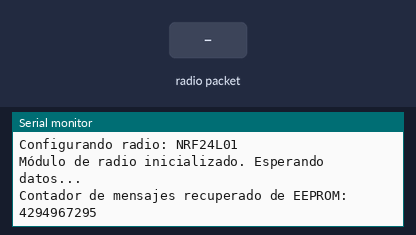
Bench run of a sketch on a simulated ESP32. Shown: the last lines printed to the serial monitor. The test bench sets the inputs (shaded band). EEPROM starts erased; no radio packets arrive unless stated.

Above: at 1.2 s.
1.3 s: radio packet "1" arrives
At 1.8 s:
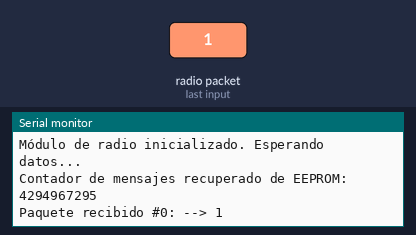
2.8 s: radio packet "0" arrives
At 4.0 s:
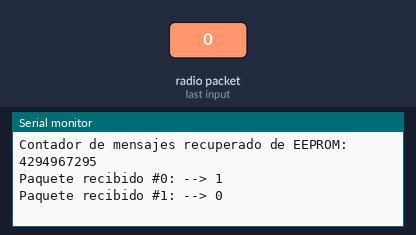
4.3 s: radio packet "2" arrives
At 5.3 s:
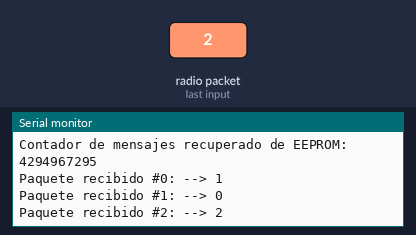

The sketch:

ReceptorUniversalEnergy.ino
```cpp
/*
 * ======================================================================
 * ==       SKETCH RECEPTOR UNIVERSAL (MODO STRING / Energy)           ==
 * ======================================================================
 * Este sketch es un receptor básico (modo String) compatible
 * con el emisor Energy
 */

// --- LIBRERÍAS ---
#include <SPI.h>
#include "UniversalRadioWSN.h"
#include <EEPROM.h>

// ======================= 1. SELECCIÓN DEL MÓDULO DE RADIO =======================
//#define USE_XBEE
//#define USE_LORA
#define USE_NRF

// ======================= CONFIGURACIÓN Y VARIABLES GLOBALES =======================
#define RXD2 16
#define TXD2 17

RadioInterface* radio;      // Puntero a la interfaz.
uint32_t mensajesRecibidos;
String bufferReceptor = ""; // Buffer para LoRa/XBee

// --- Configuración específica por radio ---
#if defined(USE_NRF)
  // Direcciones para NRF24L01
  const byte nrfReadAddress[6] = "00001";
  const byte nrfWriteAddress[6] = "00002";
#endif

// ======================= SETUP =======================
void setup() {
  Serial.begin(115200);
  while (!Serial);

  Serial.println("\n--- RECEPTOR UNIVERSAL INICIADO (MODO STRING Energy) ---");

  // --- INICIALIZACIÓN DEL MÓDULO DE RADIO ---
  Serial.print("Configurando radio: ");

  #if defined(USE_XBEE)
    Serial.println("XBee");
    Serial2.begin(9600, SERIAL_8N1, RXD2, TXD2);
    radio = new XBeeRadio(Serial2, 9600, -1, -1);

  #elif defined(USE_LORA)
    Serial.println("LoRa");
    SPI.begin();

    LoRaConfig configLora;
    configLora.frequency       = 410E6;
    configLora.spreadingFactor = 7;
    configLora.signalBandwidth = 125E3;
    configLora.codingRate      = 5;
    configLora.syncWord        = 0xF3;
    configLora.txPower         = 20;
    configLora.csPin           = 5;
    configLora.irqPin          = 2;
    configLora.resetPin        = -1;

    radio = new LoraRadio(configLora);

  #elif defined(USE_NRF)
    Serial.println("NRF24L01");

    NrfConfig configNrf;
    configNrf.cePin = 4;
    configNrf.csnPin = 5;
    configNrf.writeAddress = nrfWriteAddress;
    configNrf.readAddress = nrfReadAddress;
    configNrf.channel = 108;
    configNrf.dataRate = 250; // 250KBPS
    configNrf.paLevel = 0;    // Potencia mínima

    radio = new NrfRadio(configNrf);

  #endif

  if (!radio->iniciar()) {
    Serial.println("¡ERROR! Fallo al iniciar el módulo de radio.");
    while (true);
  }

  Serial.println("Módulo de radio inicializado. Esperando datos...");

  // --- LECTURA INICIAL DE LA EEPROM ---
  EEPROM.begin(sizeof(mensajesRecibidos));
  EEPROM.get(3, mensajesRecibidos);
  Serial.print("Contador de mensajes recuperado de EEPROM: ");
  Serial.println(mensajesRecibidos);
}

// ======================= LOOP =======================
void loop() {

#if defined(USE_NRF)
  // --- LÓGICA PARA NRF24L01 (Paquetes discretos) ---
  if (radio->hayDatosDisponibles()) {
    String lineaCompleta = radio->leerComoString();
    lineaCompleta.trim();

    if (lineaCompleta.length() > 0) {
      mensajesRecibidos++;

      Serial.print("Paquete recibido #" + String(mensajesRecibidos) + ": --> ");
      Serial.println(lineaCompleta);

      // --- GUARDADO EN EEPROM ---
      EEPROM.put(3, mensajesRecibidos); // CORREGIDO: 'put' en lugar de 'get'
      EEPROM.commit();

      radio->enviar("ON");
    }
  }

#else
  // --- LÓGICA PARA LoRa y XBee (Streaming con '\n') ---
  if (radio->hayDatosDisponibles()) {
    bufferReceptor += radio->leerComoString();
  }

  // Busca un mensaje completo (terminado en '\n')
  int indiceFinDeLinea = bufferReceptor.indexOf('\n');

  if (indiceFinDeLinea >= 0) {
    String lineaCompleta = bufferReceptor.substring(0, indiceFinDeLinea);
    bufferReceptor = bufferReceptor.substring(indiceFinDeLinea + 1);

    lineaCompleta.trim();
    if (lineaCompleta.length() > 0) {
      mensajesRecibidos++;

      Serial.print("Línea recibida #" + String(mensajesRecibidos) + ": --> ");
      Serial.println(lineaCompleta);

      // --- GUARDADO EN EEPROM ---
      EEPROM.put(3, mensajesRecibidos);
      EEPROM.commit();

      radio->enviar("ON\n");
    }
  }
#endif
}
```

Measured:
- after the input at 1.3 s, the serial monitor: prints a new line at once (image 1)
- after the input at 2.8 s, the serial monitor: prints a new line at once (image 2)
- after the input at 4.3 s, the serial monitor: prints a new line at once (image 3)
